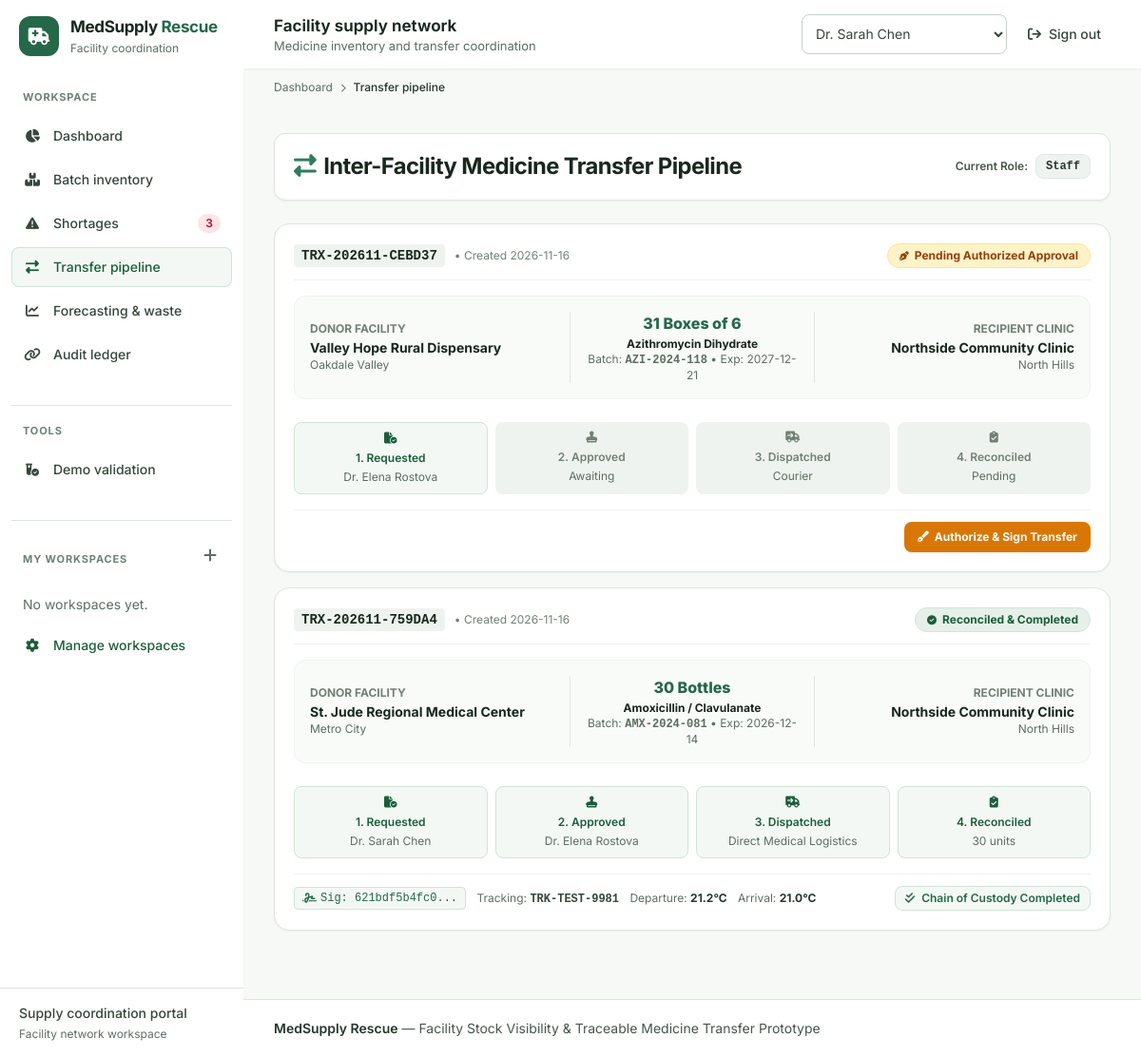
Page /transfers on the earlier database version.
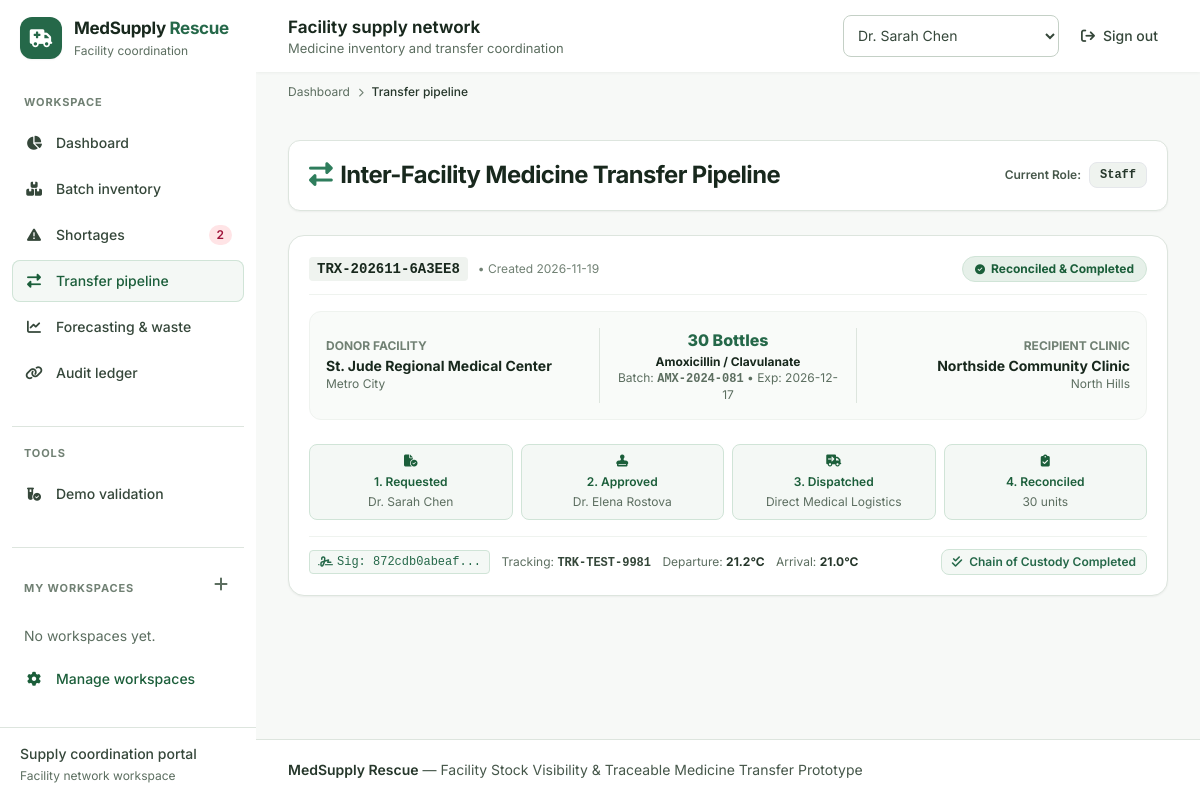
Same page on the later database version.
### tables this page shows
CREATE TABLE transfer_requests (
    id INTEGER PRIMARY KEY AUTOINCREMENT,
    transfer_code TEXT UNIQUE NOT NULL,
    shortage_request_id INTEGER REFERENCES shortage_requests(id),
    source_facility_id INTEGER NOT NULL REFERENCES facilities(id),
    dest_facility_id INTEGER NOT NULL REFERENCES facilities(id),
    medicine_id INTEGER NOT NULL REFERENCES medicines(id),
    batch_id INTEGER NOT NULL REFERENCES batches(id),
    quantity INTEGER NOT NULL,
    status TEXT NOT NULL DEFAULT 'PENDING_APPROVAL', 
    -- 'PENDING_APPROVAL' -> 'APPROVED' -> 'DISPATCHED' -> 'RECEIVED' -> 'RECONCILED' / 'REJECTED' / 'CANCELLED'
    requester_id INTEGER REFERENCES users(id),
    approver_id INTEGER REFERENCES users(id),
    dispatched_by_id INTEGER REFERENCES users(id),
    received_by_id INTEGER REFERENCES users(id),
    cold_chain_required INTEGER DEFAULT 0,
    dispatch_temperature REAL,
    arrival_temperature REAL,
    tracking_number TEXT,
    carrier TEXT,
    dispatch_notes TEXT,
    receipt_notes TEXT,
    received_quantity INTEGER,
    discrepancy_reason TEXT,
    created_at DATETIME DEFAULT CURRENT_TIMESTAMP,
    approved_at DATETIME,
    dispatched_at DATETIME,
    received_at DATETIME,
    completed_at DATETIME
);

CREATE TABLE facilities (
    id INTEGER PRIMARY KEY AUTOINCREMENT,
    name TEXT NOT NULL,
    facility_type TEXT NOT NULL, -- 'Hospital', 'Community Clinic', 'Urgent Care', 'Regional Pharmacy', 'Dispensary'
    license_number TEXT NOT NULL UNIQUE,
    address TEXT NOT NULL,
    city TEXT NOT NULL,
    region TEXT NOT NULL,
    contact_email TEXT NOT NULL,
    contact_phone TEXT NOT NULL,
    has_cold_chain INTEGER DEFAULT 1, -- 1 = Yes, 0 = No
    latitude REAL,
    longitude REAL,
    created_at DATETIME DEFAULT CURRENT_TIMESTAMP
);

CREATE TABLE medicines (
    id INTEGER PRIMARY KEY AUTOINCREMENT,
    generic_name TEXT NOT NULL,
    brand_name TEXT,
    ndc_or_code TEXT UNIQUE NOT NULL,
    therapeutic_category TEXT NOT NULL, -- 'Antibiotics', 'Insulin & Diabetes', 'Emergency & Critical Care', 'Cardiovascular', 'Respiratory'
    dosage_form TEXT NOT NULL, -- 'Tablet', 'Vial', 'Oral Suspension', 'Inhaler', 'Ampoule', 'Prefilled Syringe'
    strength TEXT NOT NULL,
    unit_of_measure TEXT NOT NULL, -- 'Vials', 'Boxes of 30', 'Bottles (100ml)', 'Ampoules'
    storage_requirement TEXT NOT NULL, -- 'Cold Chain (2-8°C)', 'Room Temperature (15-25°C)', 'Frozen (-20°C)', 'Secure/Controlled Room'
    min_safety_stock_default INTEGER DEFAULT 20,
    standard_lead_time_days INTEGER DEFAULT 7,
    created_at DATETIME DEFAULT CURRENT_TIMESTAMP
);

CREATE TABLE batches (
    id INTEGER PRIMARY KEY AUTOINCREMENT,
    medicine_id INTEGER NOT NULL REFERENCES medicines(id),
    facility_id INTEGER NOT NULL REFERENCES facilities(id),
    batch_number TEXT NOT NULL,
    initial_quantity INTEGER NOT NULL,
    current_quantity INTEGER NOT NULL,
    reserved_quantity INTEGER DEFAULT 0,
    manufacture_date DATE,
    expiry_date DATE NOT NULL,
    storage_location TEXT, -- e.g. 'Cold Storage Refrigerator #2', 'Main Aisle Shelf 3B'
    status TEXT DEFAULT 'active', -- 'active', 'reserved', 'quarantined', 'expired', 'transferred_out'
    created_at DATETIME DEFAULT CURRENT_TIMESTAMP
);

CREATE TABLE users (
    id INTEGER PRIMARY KEY AUTOINCREMENT,
    username TEXT UNIQUE NOT NULL,
    password_hash TEXT NOT NULL,
    full_name TEXT NOT NULL,
    role TEXT NOT NULL, -- 'platform_admin', 'facility_manager', 'approver', 'staff'
    facility_id INTEGER REFERENCES facilities(id),
    email TEXT NOT NULL,
    license_or_badge TEXT,
    created_at DATETIME DEFAULT CURRENT_TIMESTAMP
);

CREATE TABLE approvals (
    id INTEGER PRIMARY KEY AUTOINCREMENT,
    transfer_request_id INTEGER NOT NULL REFERENCES transfer_requests(id),
    approver_id INTEGER NOT NULL REFERENCES users(id),
    approval_status TEXT NOT NULL, -- 'APPROVED', 'REJECTED'
    signature_hash TEXT NOT NULL,
    regulatory_check_passed INTEGER DEFAULT 1,
    cold_chain_certified INTEGER DEFAULT 1,
    comments TEXT,
    approved_at DATETIME DEFAULT CURRENT_TIMESTAMP
);

### app.py (the view)
@app.route('/transfers')
def transfers():
    query = """
        SELECT t.*, m.generic_name, m.brand_name, m.strength, m.unit_of_measure, m.storage_requirement,
               sf.name as source_facility_name, sf.city as source_city, sf.has_cold_chain as source_cold_chain,
               df.name as dest_facility_name, df.city as dest_city, df.has_cold_chain as dest_cold_chain,
               b.batch_number, b.expiry_date, b.current_quantity as batch_stock,
               req_u.full_name as requester_name,
               app_u.full_name as approver_name, app_u.license_or_badge as approver_badge,
               disp_u.full_name as dispatcher_name,
               recv_u.full_name as receiver_name,
               a.signature_hash as approval_sig, a.comments as approval_comments
        FROM transfer_requests t
        JOIN medicines m ON t.medicine_id = m.id
        JOIN facilities sf ON t.source_facility_id = sf.id
        JOIN facilities df ON t.dest_facility_id = df.id
        JOIN batches b ON t.batch_id = b.id
        LEFT JOIN users req_u ON t.requester_id = req_u.id
        LEFT JOIN users app_u ON t.approver_id = app_u.id
        LEFT JOIN users disp_u ON t.dispatched_by_id = disp_u.id
        LEFT JOIN users recv_u ON t.received_by_id = recv_u.id
        LEFT JOIN approvals a ON a.transfer_request_id = t.id
        ORDER BY CASE t.status
            WHEN 'PENDING_APPROVAL' THEN 1
            WHEN 'APPROVED' THEN 2
            WHEN 'DISPATCHED' THEN 3
            WHEN 'RECEIVED' THEN 4
            WHEN 'RECONCILED' THEN 5
            ELSE 6 END, t.id DESC
    """
    total = g.db.execute("SELECT count(*) AS total FROM transfer_requests").fetchone()['total']
    pagination = build_pagination(total, 'transfers')
    all_transfers = [
        dict(r) for r in g.db.execute(query + " LIMIT ? OFFSET ?", (PAGE_SIZE, pagination['offset'])).fetchall()
    ]
    return render_template('transfers.html', transfers=all_transfers, pagination=pagination)

### database/db.py (called while the page is built)
def get_db_connection():
    conn = sqlite3.connect(DB_PATH)
    conn.row_factory = sqlite3.Row
    conn.execute("PRAGMA foreign_keys = ON")
    return conn

### templates/transfers.html (shortened to what the changed rows need)
{% extends 'base.html' %}
{% block content %}
<div class="space-y-6">
    <div class="bg-white p-5 rounded-xl border border-slate-200 shadow-sm flex flex-col md:flex-row justify-between items-start md:items-center gap-4">
        <div>
            <h1 class="text-xl font-bold text-slate-900 flex items-center gap-2">
                <i class="fa-solid fa-right-left text-teal-600"></i> Inter-Facility Medicine Transfer Pipeline
            </h1>
        </div>
    </div>
    <div class="space-y-4" data-paginated-results="transfers" aria-live="polite">
        {% for t in transfers %}
            <div class="bg-white rounded-2xl border border-slate-200 shadow-sm p-5 space-y-4">
                <div class="flex flex-col md:flex-row justify-between items-start md:items-center gap-3 pb-3 border-b border-slate-100">
                    <div class="flex items-center gap-2.5">
                        <span class="font-mono text-sm font-bold text-slate-900 bg-slate-100 px-2 py-0.5 rounded">{{ t.transfer_code }}</span>
                        <span class="text-xs text-slate-400">&bull; Created {{ t.created_at[:10] }}</span>
                    </div>
                    <div>
                        {% if t.status == 'PENDING_APPROVAL' %}
                            <span class="bg-amber-100 text-amber-800 text-xs font-bold px-3 py-1 rounded-full border border-amber-200 flex items-center gap-1.5">
                                <i class="fa-solid fa-pen-nib text-[10px]"></i> Pending Authorized Approval
                            </span>
                        {% elif t.status == 'APPROVED' %}
                            <span class="bg-blue-100 text-blue-800 text-xs font-bold px-3 py-1 rounded-full border border-blue-200 flex items-center gap-1.5">
                                <i class="fa-solid fa-box text-[10px]"></i> Approved &bull; Ready to Dispatch
                            </span>
                        {% elif t.status == 'DISPATCHED' %}
                            <span class="bg-teal-50 text-teal-800 text-xs font-bold px-3 py-1 rounded-full border border-teal-200 flex items-center gap-1.5">
                                <i class="fa-solid fa-truck-fast text-[10px]"></i> In transit
                            </span>
                        {% elif t.status == 'RECONCILED' %}
                            <span class="bg-emerald-100 text-emerald-800 text-xs font-bold px-3 py-1 rounded-full border border-emerald-200 flex items-center gap-1.5">
                                <i class="fa-solid fa-circle-check text-[10px]"></i> Reconciled & Completed
                            </span>
                        {% else %}
                            <span class="bg-slate-100 text-slate-800 text-xs font-bold px-3 py-1 rounded-full">{{ t.status }}</span>
                        {% endif %}
                    </div>
                </div>
                <div class="grid grid-cols-1 md:grid-cols-3 gap-4 items-center bg-slate-50/70 p-4 rounded-xl border border-slate-100 text-xs">
                    <div>
                        <div class="text-[10px] font-bold uppercase text-slate-400">Donor Facility</div>
                        <div class="font-bold text-slate-900 text-sm mt-0.5">{{ t.source_facility_name }}</div>
                        <div class="text-slate-500 text-[11px]">{{ t.source_city }}</div>
                    </div>
                    <div class="text-center border-y md:border-y-0 md:border-x border-slate-200 py-2 md:py-0 md:px-4">
                        <div class="text-base font-extrabold text-teal-700">{{ t.quantity }} {{ t.unit_of_measure }}</div>
                        <div class="font-bold text-slate-900 text-xs mt-0.5">{{ t.generic_name }}</div>
                        <div class="text-[11px] text-slate-500">Batch: <span class="font-mono font-bold">{{ t.batch_number }}</span> &bull; Exp: {{ t.expiry_date }}</div>
                    </div>
                    <div class="text-right">
                        <div class="text-[10px] font-bold uppercase text-slate-400">Recipient Clinic</div>
                        <div class="font-bold text-slate-900 text-sm mt-0.5">{{ t.dest_facility_name }}</div>
                        <div class="text-slate-500 text-[11px]">{{ t.dest_city }}</div>
                    </div>
                </div>
                <div class="pt-2">
                    <div class="grid grid-cols-4 gap-2 text-center text-[10px] font-semibold">
                        <div class="p-2 rounded-lg bg-emerald-50 border border-emerald-200 text-emerald-800">
                            <i class="fa-solid fa-file-circle-check text-xs mb-1 block"></i>
                            1. Requested
                            <div class="text-[9px] font-normal text-slate-500 mt-0.5">{{ t.requester_name }}</div>
                        </div>
                        <div class="p-2 rounded-lg {% if t.status in ('APPROVED', 'DISPATCHED', 'RECONCILED') %}bg-emerald-50 border border-emerald-200 text-emerald-800{% else %}bg-slate-100 text-slate-400{% endif %}">
                            <i class="fa-solid fa-stamp text-xs mb-1 block"></i>
                            2. Approved
                            <div class="text-[9px] font-normal text-slate-500 mt-0.5">{{ t.approver_name or 'Awaiting' }}</div>
                        </div>
                        <div class="p-2 rounded-lg {% if t.status in ('DISPATCHED', 'RECONCILED') %}bg-emerald-50 border border-emerald-200 text-emerald-800{% else %}bg-slate-100 text-slate-400{% endif %}">
                            <i class="fa-solid fa-truck-arrow-right text-xs mb-1 block"></i>
                            3. Dispatched
                            <div class="text-[9px] font-normal text-slate-500 mt-0.5">{{ t.carrier or 'Courier' }}</div>
                        </div>
                        <div class="p-2 rounded-lg {% if t.status == 'RECONCILED' %}bg-emerald-50 border border-emerald-200 text-emerald-800{% else %}bg-slate-100 text-slate-400{% endif %}">
                            <i class="fa-solid fa-clipboard-check text-xs mb-1 block"></i>
                            4. Reconciled
                            <div class="text-[9px] font-normal text-slate-500 mt-0.5">{{ t.received_quantity ~ ' units' if t.received_quantity else 'Pending' }}</div>
                        </div>
                    </div>
                </div>
                <div class="pt-3 border-t border-slate-100 flex flex-wrap justify-between items-center gap-3">
                    <div class="text-[11px] text-slate-500 space-x-2">
                        {% if t.approval_sig %}
                            <span class="inline-flex items-center gap-1 font-mono text-[10px] text-teal-700 bg-teal-50 px-2 py-0.5 rounded border border-teal-200">
                                <i class="fa-solid fa-signature"></i> Sig: {{ t.approval_sig[:12] }}...
                            </span>
                        {% endif %}
                        {% if t.tracking_number %}
                            <span>Tracking: <strong class="font-mono text-slate-700">{{ t.tracking_number }}</strong></span>
                        {% endif %}
                        {% if t.dispatch_temperature %}
                            <span>Departure: <strong class="text-slate-800">{{ t.dispatch_temperature }}°C</strong></span>
                        {% endif %}
                        {% if t.arrival_temperature %}
                            <span>Arrival: <strong class="text-slate-800">{{ t.arrival_temperature }}°C</strong></span>
                        {% endif %}
                    </div>
                    <div class="flex items-center gap-2">
                        {% if t.status == 'PENDING_APPROVAL' %}
                            <form method="POST" action="{{ url_for('approve_transfer_route', transfer_id=t.id) }}" class="inline">
                                <button type="submit" class="bg-amber-600 hover:bg-amber-700 text-white font-bold text-xs px-3.5 py-2 rounded-lg shadow-sm transition flex items-center gap-1.5">
                                    <i class="fa-solid fa-pen-fancy"></i> Authorize & Sign Transfer
                                </button>
                            </form>
                        {% endif %}
                        {% if t.status == 'RECONCILED' %}
                            <span class="text-xs font-semibold text-emerald-700 bg-emerald-50 px-2.5 py-1 rounded-lg border border-emerald-200">
                                <i class="fa-solid fa-check-double mr-1"></i> Chain of Custody Completed
                            </span>
                        {% endif %}
                    </div>
                </div>
            </div>
        {% else %}
            <div class="bg-white rounded-xl border border-slate-200 p-8 text-center text-slate-400 text-xs">
                No transfer requests in pipeline. Report a shortage or run matching to start an inter-facility transfer.
            </div>
        {% endfor %}
    </div>
</div>
{% endblock %}

Differences in the rows shown:
removed transfer_requests: transfer_code "TRX-202611-CEBD37", created_at "2026-11-16", status "PENDING_APPROVAL" (drawn), source_facility_name "Valley Hope Rural Dispensary", source_city "Oakdale Valley", quantity "31", unit_of_measure "Boxes of 6", generic_name "Azithromycin Dihydrate", batch_number "AZI-2024-118", expiry_date "2027-12-21", dest_facility_name "Northside Community Clinic", dest_city "North Hills", requester_name "Dr. Elena Rostova", approver_name "Awaiting", carrier "Courier", received_quantity "Pending"
removed approvals: transfer_code "TRX-202611-759DA4", created_at "2026-11-16", shows "Reconciled & Completed", source_facility_name "St. Jude Regional Medical Center", source_city "Metro City", quantity "30", unit_of_measure "Bottles", generic_name "Amoxicillin / Clavulanate", batch_number "AMX-2024-081", expiry_date "2026-12-14", dest_facility_name "Northside Community Clinic", dest_city "North Hills", requester_name "Dr. Sarah Chen", full_name "Dr. Elena Rostova", carrier "Direct Medical Logistics", received_quantity "30 units", signature_hash "621bdf5b4fc0", tracking_number "TRK-TEST-9981", dispatch_temperature "21.2", arrival_temperature "21.0", shows "Chain of Custody Completed"
added approvals: transfer_code "TRX-202611-6A3EE8", created_at "2026-11-19", shows "Reconciled & Completed", source_facility_name "St. Jude Regional Medical Center", source_city "Metro City", quantity "30", unit_of_measure "Bottles", generic_name "Amoxicillin / Clavulanate", batch_number "AMX-2024-081", expiry_date "2026-12-17", dest_facility_name "Northside Community Clinic", dest_city "North Hills", requester_name "Dr. Sarah Chen", full_name "Dr. Elena Rostova", carrier "Direct Medical Logistics", received_quantity "30 units", signature_hash "872cdb0abeaf", tracking_number "TRK-TEST-9981", dispatch_temperature "21.2", arrival_temperature "21.0", shows "Chain of Custody Completed"
Other differences:
{{ g.alert_summary.active_shortages|length }}: "3" → "2"
